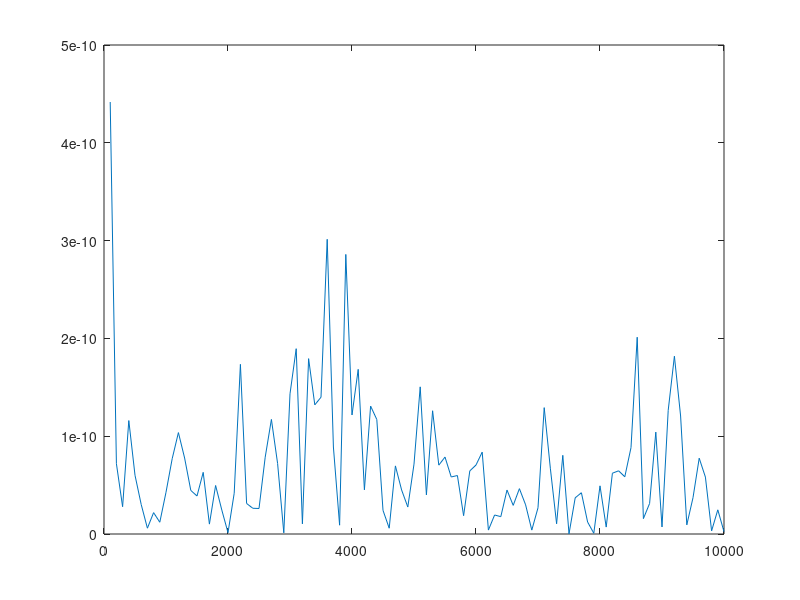

This chart was generated by the following MATLAB code:
% clear all
% close all

% %% Load and plot confidences
% t=0:100:10000;
% img_names = ["panda", "peacock", "F16_GT", "monkey",'zebra_GT','goldfish','whale','dolphin','spider','labrador','snake','flamingo_animal','canoe','car_wheel','fountain','football_helmet','hourglass','refrigirator','knife','rope'];
% 
% Confidence = zeros(101,size(img_names,2));
% Normalise = zeros(101,size(img_names,2));
% hold on
% 
% Peak_iterations = zeros(1,size(img_names,2));
% Peak_amplitudes = zeros(1,size(img_names,2));
% Mean_peak_amplitudes = zeros(1,size(img_names,2));
% 
% j = 2;
% %% Calculating normalised
% common = '%s/Normalised.txt';
% for i=1:size(img_names,2)
%     path = sprintf(common,img_names(i));
%     s = load(path);
%     Normalise(:,i) = s(:,1);
%     [Peak_amplitudes(1,i),Peak_iterations(1,i)]  = max(s(1:101,1));
% end
% Average = mean(Normalise,2);
% Std = std(Normalise,0,1);
% Mean_iteration = round(mean(Peak_iterations(1,:)));
% % [M,Mean_iteration] = max(Average);
% Mean_peak_amplitudes(1,:) = Normalise(Mean_iteration,:);    
% peak_mean_amps = mean(Mean_peak_amplitudes(1,:));
% peak_std_amps = std(Mean_peak_amplitudes(1,:));
% 
% % hist(Peak_iterations(1,:).*100,250:500:9750)
% % xlabel('DIP iterations')
% % ylabel('Number of confidence peaks')
% % grid on
% 
% hold on
% plot([max(Mean_peak_amplitudes),min(Mean_peak_amplitudes)],[j,j],'k','LineWidth',1,'HandleVisibility','off')
% plot([peak_mean_amps-1*peak_std_amps,peak_mean_amps + 1*peak_std_amps],[j,j],'LineWidth',15)
% plot(Mean_peak_amplitudes(1,:),j,'xk','MarkerSize',7,'HandleVisibility','off')
% grid on
% ylim([0.5,2.5])
% xlim([0,2])
% set(gca,'ytick',[])
% xlabel('Average Class Confidence')
% 
% figure
% plot(t,Normalise(:,19))

load Stats.txt

plot(100:100:size(Stats,1)*100, abs(Stats(:,4)))
%% Calculating Unnormalized
% common = 'EntropySGD_LR10/%s/Confidences.txt';
% for i=1:size(img_names,2)
%     path = sprintf(common,img_names(i));
%     q = load(path);
%     Confidence(:,i) = q(:,1);
%     [Peaks(1,i),Peaks(2,i)]  = max(q(1:51,1));
% end

%% Plotting
% Average = mean(Normalise,2);
% Std = std(Normalise,0,2);
% 
% % % plot(t,mean(Confidence,2))
% hold on
% plot(t,Average,'r','LineWidth',1.5)
% plot(t,[Average+Std, Average-Std],'--r','LineWidth',0.2,'HandleVisibility','off')
% % legend('Adam optimizer - average')
% xlabel('DIP iterations')
% ylabel('Averaged Class Confidence')
% % xlim([0 5000])
% % plot(t,Std,'LineWidth',1)
% grid on
% legend('Adam','EntropySGD')
%% Plotting all the lines 
% figure
% plot(t,Normalise)
% xlabel('DIP iterations')
% ylabel('Class Confidence')
%
% figure
% plot(t,Confidence)
% xlabel('DIP iterations')
% ylabel('Class Confidence')
% legend('Panda','Peacock','F16 GT','Monkey','Zebra GT','Goldfish')